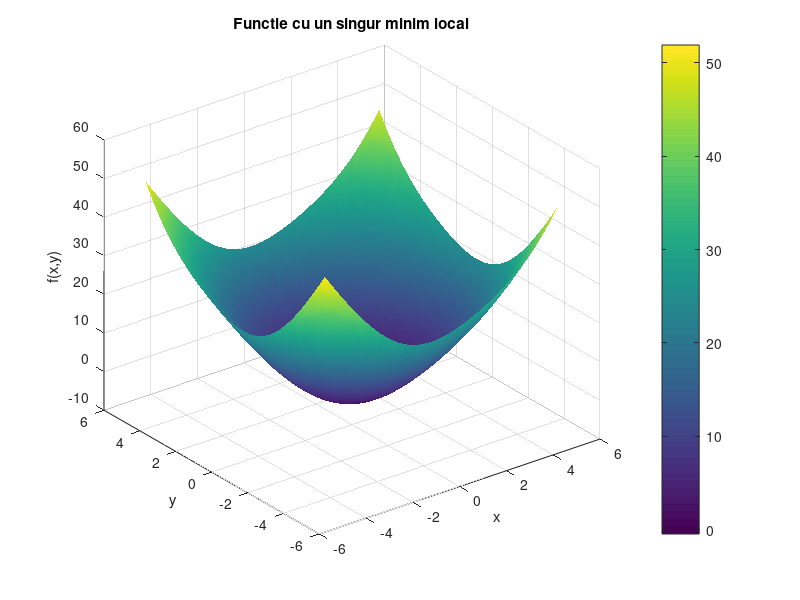

Write MATLAB code to recreate this figure.
clc; clear; close all;

% Definirea domeniului
x = linspace(-5, 5, 100);
y = linspace(-5, 5, 100);
[X, Y] = meshgrid(x, y);

% Definirea functiei
F = X.^2 + Y.^2 + sin(X) + sin(Y);

% Reprezentarea 3D a functiei
figure;
surf(X, Y, F);
shading interp;
colorbar;
title('Functie cu un singur minim local');
xlabel('x');
ylabel('y');
zlabel('f(x,y)');
grid on;

% Cautarea minimului
[minVal, minIndex] = min(F(:));
[minX, minY] = ind2sub(size(F), minIndex);
fprintf('Minimul local este %.4f la (x, y) = (%.4f, %.4f)\n', minVal, X(minX, minY), Y(minX, minY));
